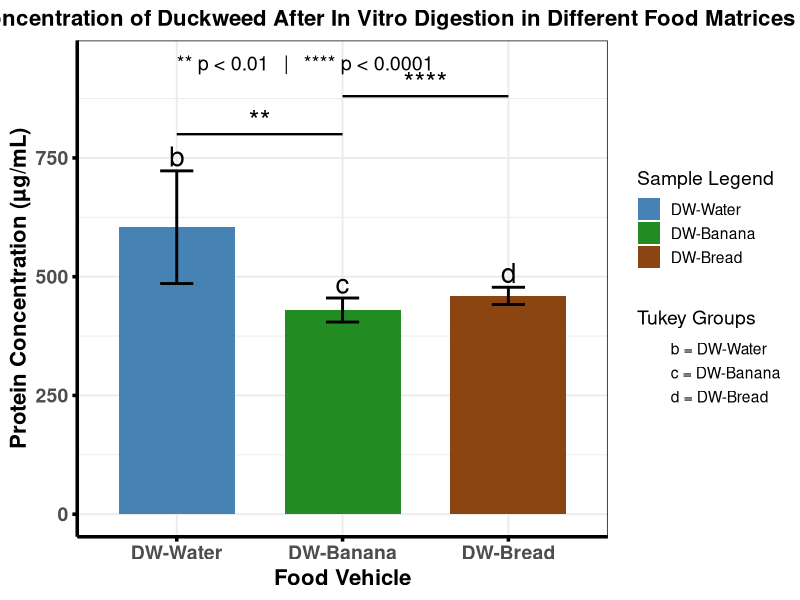

Write the R code that produced this figure.
# -----------------------------
# Bradford Protein Concentration Data
# -----------------------------
df_bradford <- data.frame(
  Sample = c("DW-Water", "DW-Banana", "DW-Bread"),
  Mean   = c(604.19, 429.80, 459.57),
  SD     = c(118.63, 25.33, 18.17),
  CV     = c(19.64, 5.89, 3.95),
  Tukey  = c("b", "c", "d")   # <-- YOUR REQUEST
)

df_bradford$Sample <- factor(df_bradford$Sample,
                             levels = c("DW-Water", "DW-Banana", "DW-Bread"))

library(ggplot2)

# -----------------------------
# Base Bradford Plot
# -----------------------------
p_bradford <- ggplot(df_bradford, aes(x = Sample, y = Mean, fill = Sample)) +
  geom_col(width = 0.7) +
  geom_errorbar(aes(ymin = Mean - SD, ymax = Mean + SD),
                width = 0.2, linewidth = 1) +
  geom_text(aes(label = Tukey, y = Mean + SD + 30), size = 7) +
  
  scale_fill_manual(
    values = c("DW-Water" = "steelblue",
               "DW-Banana" = "forestgreen",
               "DW-Bread" = "saddlebrown"),
    name = "Sample Legend"
  ) +
  
  geom_point(aes(shape = Tukey), alpha = 0) +
  scale_shape_manual(
    name = "Tukey Groups",
    values = c("b" = 16, "c" = 16, "d" = 16),
    labels = c("b = DW-Water",
               "c = DW-Banana",
               "d = DW-Bread")
  ) +
  
  theme_bw(base_size = 14) +
  theme(
    legend.position = "right",
    legend.box = "vertical",
    
    # ⭐ Title ABOVE panel (journal style)
    plot.title = element_text(size = 16, face = "bold", hjust = 0.5),
    
    axis.text.x = element_text(size = 14, face = "bold"),
    axis.text.y = element_text(size = 14, face = "bold"),
    axis.title.x = element_text(size = 16, face = "bold"),
    axis.title.y = element_text(size = 16, face = "bold"),
    axis.line = element_line(colour = "black", linewidth = 1.2),
    axis.ticks = element_line(colour = "black", linewidth = 1.2)
  ) +
  labs(
    title = "Protein Concentration of Duckweed After In Vitro Digestion in Different Food Matrices",
    x = "Food Vehicle",
    y = "Protein Concentration (µg/mL)"
  )

# -----------------------------
# Asterisks + comparison brackets
# -----------------------------
p_bradford <- p_bradford +
  annotate("segment", x = 1, xend = 2, y = 800, yend = 800, linewidth = 0.8) +
  annotate("text", x = 1.5, y = 830, label = "**", size = 7) +
  annotate("segment", x = 2, xend = 3, y = 880, yend = 880, linewidth = 0.8) +
  annotate("text", x = 2.5, y = 910, label = "****", size = 7)

# -----------------------------
# Significance legend inside plot
# -----------------------------
p_bradford <- p_bradford +
  annotate("text", x = 1, y = 950,
           label = "** p < 0.01   |   **** p < 0.0001",
           hjust = 0, size = 5)

print(p_bradford)
